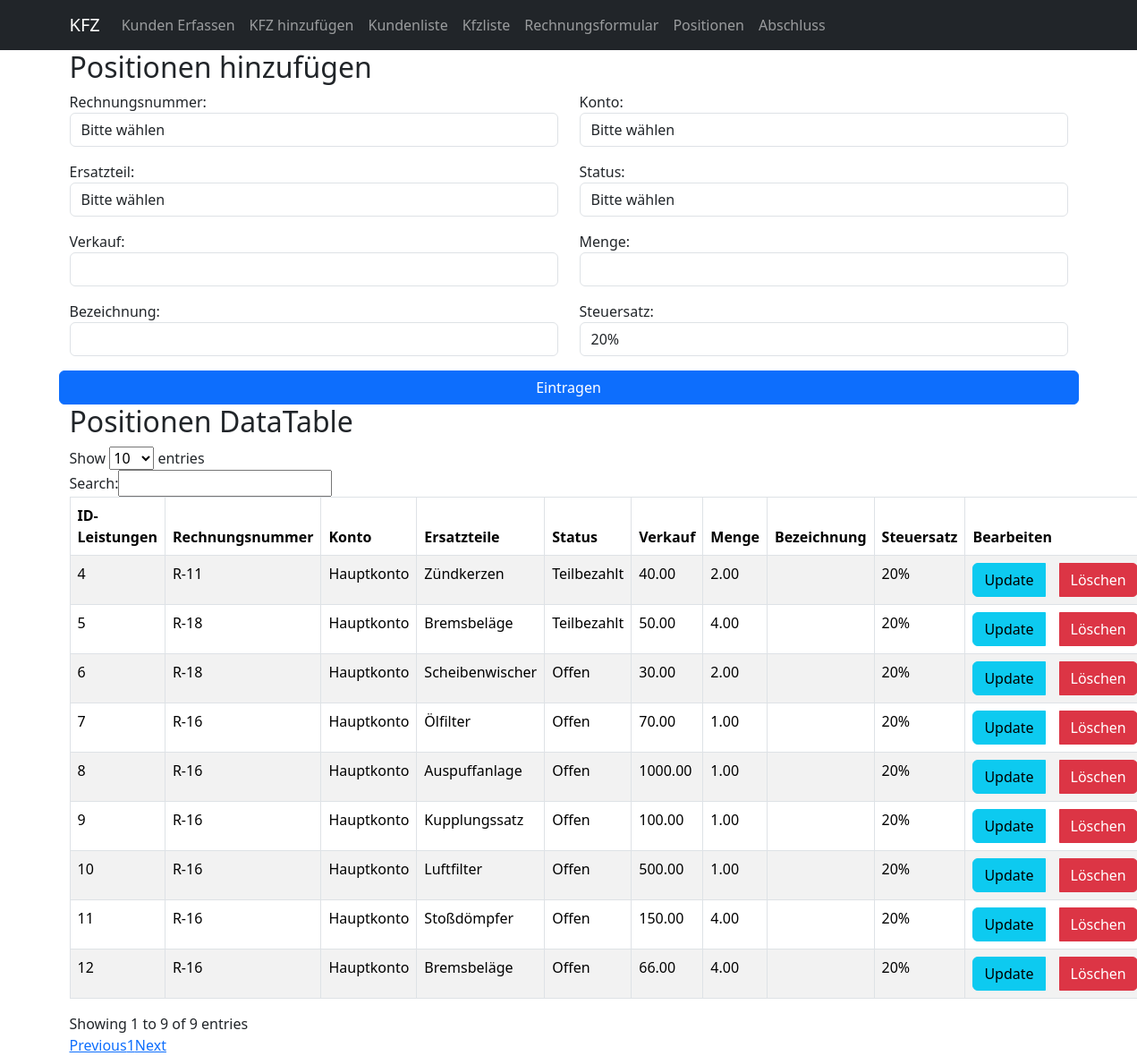
The page /positionen.php on the database its author committed.
### tables this page shows
CREATE TABLE `tbl_leistungen` (
  `IDLeistungen` int(10) NOT NULL,
  `FIDRechnungen` int(10) DEFAULT NULL,
  `FIDKonto` int(10) DEFAULT NULL,
  `FIDErsatzteile` int(10) DEFAULT NULL,
  `FIDStatus` int(10) NOT NULL,
  `Verkauf` decimal(10,2) NOT NULL,
  `Menge` decimal(10,2) NOT NULL,
  `Bezeichnung` varchar(255) NOT NULL,
  `Steuersatz` varchar(255) NOT NULL
);

CREATE TABLE `tbl_rechnungen` (
  `IDRechnungen` int(10) NOT NULL,
  `FIDKfz` int(10) DEFAULT NULL,
  `FIDTaetigkeiten` int(10) DEFAULT NULL,
  `Rechnungsnummer` varchar(20) NOT NULL,
  `Rechnungsdatum` timestamp NOT NULL DEFAULT current_timestamp() ON UPDATE current_timestamp()
);

CREATE TABLE `tbl_konto` (
  `IDKonto` int(10) NOT NULL,
  `Kontobezeichnung` varchar(255) DEFAULT NULL
);

CREATE TABLE `tbl_ersatzteile` (
  `IDErsatzteile` int(10) NOT NULL,
  `FIDLieferant` int(10) NOT NULL,
  `Ersatzteilname` varchar(255) NOT NULL,
  `Einkauf` decimal(10,2) NOT NULL
);

CREATE TABLE `tbl_status` (
  `IDStatus` int(10) NOT NULL,
  `Statusbezeichnung` varchar(255) NOT NULL
);

### positionen.php (the view, shortened to what this page needs)
<?php
require("includes/conn.inc.php");
?>
<!DOCTYPE html>
<html lang="de">
<head>
    <link href="https://cdn.jsdelivr.net/npm/bootstrap@5.3.3/dist/css/bootstrap.min.css" rel="stylesheet">
</head>
<body>
<nav class="navbar navbar-expand-lg navbar-dark bg-dark">
        <div class="container">
            <a class="navbar-brand" href="#">KFZ</a>
            <div class="collapse navbar-collapse" id="navbarNav">
                <ul class="navbar-nav ml-auto">
                    <li class="nav-item">
                        <a class="nav-link" href="kunden.php" >Kunden Erfassen</a>
                    </li>
                    <li class="nav-item">
                        <a class="nav-link" href="kfz.php" >KFZ hinzufügen</a>
                    </li>
                    <li class="nav-item">
                        <a class="nav-link" href="kundenliste.php" >Kundenliste</a>
                    </li>
                    <li class="nav-item">
                        <a class="nav-link" href="kfzliste.php" >Kfzliste</a>
                    </li>
                    <li class="nav-item">
                        <a class="nav-link" href="rechnungsstart.php" >Rechnungsformular</a>
                    </li>
                    <li class="nav-item">
                        <a class="nav-link" href="positionen.php" >Positionen</a>
                    </li>
                    <li class="nav-item">
                        <a class="nav-link" href="positionview.php" >Abschluss</a>
                    </li>
                </ul>
            </div>
        </div>
    </nav>
<div class="container">
    <h2>Positionen hinzufügen</h2>
        <form action="leistungen_insert.php" method="POST">
            <div class="row">
                <div class="col-md-6 mb-3">
                    <label for="id_rechnung">Rechnungsnummer:</label>
                        <select class="form-control" id="id_rechnung" name="rechnung">
                            <option value="">Bitte wählen</option>
                        </select>
                </div>
                <div class="col-md-6 mb-3">
                    <label for="konto">Konto:</label>
                        <select class="form-control" id="konto" name="konto">
                            <option value="">Bitte wählen</option>
                        </select>
                </div>
                <div class="col-md-6 mb-3">
                    <label for="ersatzteile">Ersatzteil:</label>
                        <select class="form-control" id="ersatzteile" name="ersatzteile">
                            <option value="">Bitte wählen</option>
                        </select>
                </div>
                <div class="col-md-6 mb-3">
                    <label for="status">Status:</label>
                    <select class="form-control" id="status" name="status">
                                <option value="">Bitte wählen</option>
                        </select>
                </div>
                <div class="col-md-6 mb-3">
                    <label for="verkauf">Verkauf:</label>
                    <input type="text" class="form-control" id="verkauf" name="verkauf">
                </div>
                <div class="col-md-6 mb-3">
                    <label for="menge">Menge:</label>
                    <input type="text" class="form-control" id="menge" name="menge">
                </div>
                <div class="col-md-6 mb-3">
                    <label for="bezeichnung">Bezeichnung:</label>
                    <input type="text" class="form-control" id="bezeichnung" name="bezeichnung">
                </div>
                <div class="col-md-6 mb-3">
                    <label for="steuersatz">Steuersatz:</label>
                    <input type="text" class="form-control" id="steuersatz" name="steuersatz" value="20%" readonly >
                </div>
                <button type="submit" class="btn btn-primary">Eintragen</button>
            </div>
        </form>
    </div>
<div class="container">
    <h2>Positionen DataTable</h2>
    <table id="leistungenTable" class="table table-striped table-bordered">
        <thead>
            <tr>
                <th>ID-Leistungen</th>
                <th>Rechnungsnummer</th>
                <th>Konto</th>
                <th>Ersatzteile</th>
                <th>Status</th>
                <th>Verkauf</th>
                <th>Menge</th>
                <th>Bezeichnung</th>
                <th>Steuersatz</th>
                <th>Bearbeiten</th>
            </tr>
        </thead>
        <tbody>
        <?php
            $sql = "SELECT * FROM tbl_leistungen";
            $result = $conn->query($sql);
            if ($result->num_rows > 0) {
                while($row = $result->fetch_assoc()) {
                    $rechnungenSql = "SELECT IDRechnungen, Rechnungsnummer FROM tbl_rechnungen WHERE IDRechnungen = " . $row['FIDRechnungen'];
                    $rechnungenResult = $conn->query($rechnungenSql);
                    $rechnungenData = $rechnungenResult->fetch_assoc();
                    $kontoSql = "SELECT IDKonto, Kontobezeichnung FROM tbl_konto WHERE IDKonto = " . $row['FIDKonto'];
                    $kontoResult = $conn->query($kontoSql);
                    $kontoData = $kontoResult->fetch_assoc();
                    $ersatzteileSql = "SELECT IDErsatzteile, Ersatzteilname FROM tbl_ersatzteile WHERE IDErsatzteile = " . $row['FIDErsatzteile'];
                    $ersatzteileResult = $conn->query($ersatzteileSql);
                    $ersatzteileData = $ersatzteileResult->fetch_assoc();
                    $statusSql = "SELECT * FROM tbl_status WHERE IDStatus = " . $row['FIDStatus'];
                    $statusResult = $conn->query($statusSql);
                    $statusData = $statusResult->fetch_assoc();
                    echo "<tr>";
                    echo "<td>".$row['IDLeistungen']."</td>";
                    echo "<td>".$rechnungenData['Rechnungsnummer']."</td>";
                    echo "<td>".$kontoData['Kontobezeichnung']."</td>";
                    echo "<td>".$ersatzteileData['Ersatzteilname']."</td>";
                    echo "<td>".$statusData['Statusbezeichnung']."</td>";
                    echo "<td>".$row['Verkauf']."</td>";
                    echo "<td>".$row['Menge']."</td>";
                    echo "<td>".$row['Bezeichnung']."</td>";
                    echo "<td>".$row['Steuersatz']."</td>";
                    echo "<td>
                            <div class='btn-group'>
                                <button type='button'
                                        class='btn btn-info btn-xs dt-view update_data'
                                        style='margin-right:16px;'
                                        data-bs-toggle='modal'
                                        data-bs-target='#updateData'
                                        onclick=\"update_data_function(
                                             {$row['IDLeistungen']},
                                            '{$rechnungenData['FIDRechnungen']}',
                                            '{$kontoData['FIDKonto']}',
                                            '{$ersatzteileData['FIDErsatzteile']}',
                                            '{$statusData['FIDStatus']}',
                                            '{$row['Verkauf']}',
                                            '{$row['Menge']}',
                                            '{$row['Bezeichnung']}',
                                            '{$row['Steuersatz']}'
                                        )\">Update</button>
                                <button type='button'
                                        class='btn btn-danger btn-xs BTN_delete_datatable'
                                        style='margin-right:16px;'
                                        data-bs-toggle='modal'
                                        data-bs-target='#deleteData_modal'
                                        datatable-id=\"{$row['IDLeistungen']}\">Löschen</button>
                            </div>
                        </td>";
                        echo "</tr>";
                    }
            } else {
                echo "<tr><td colspan='16'>Keine Kunden gefunden</td></tr>";
            }
            ?>
            </tbody>
        </table>
    </div>
</body>
</html>

### rows shown on the page
tbl_leistungen: IDLeistungen "4", FIDRechnungen.Rechnungsnummer "R-11", FIDKonto.Kontobezeichnung "Hauptkonto", FIDErsatzteile.Ersatzteilname "Zündkerzen", FIDStatus.Statusbezeichnung "Teilbezahlt", Verkauf "40.00", Menge "2.00", Steuersatz "20%"
tbl_leistungen: IDLeistungen "5", FIDRechnungen.Rechnungsnummer "R-18", FIDKonto.Kontobezeichnung "Hauptkonto", FIDErsatzteile.Ersatzteilname "Bremsbeläge", FIDStatus.Statusbezeichnung "Teilbezahlt", Verkauf "50.00", Menge "4.00", Steuersatz "20%"
tbl_leistungen: IDLeistungen "6", FIDRechnungen.Rechnungsnummer "R-18", FIDKonto.Kontobezeichnung "Hauptkonto", FIDErsatzteile.Ersatzteilname "Scheibenwischer", FIDStatus.Statusbezeichnung "Offen", Verkauf "30.00", Menge "2.00", Steuersatz "20%"
tbl_leistungen: IDLeistungen "7", FIDRechnungen.Rechnungsnummer "R-16", FIDKonto.Kontobezeichnung "Hauptkonto", FIDErsatzteile.Ersatzteilname "Ölfilter", FIDStatus.Statusbezeichnung "Offen", Verkauf "70.00", Menge "1.00", Steuersatz "20%"
tbl_leistungen: IDLeistungen "8", FIDRechnungen.Rechnungsnummer "R-16", FIDKonto.Kontobezeichnung "Hauptkonto", FIDErsatzteile.Ersatzteilname "Auspuffanlage", FIDStatus.Statusbezeichnung "Offen", Verkauf "1000.00", Menge "1.00", Steuersatz "20%"
tbl_leistungen: IDLeistungen "9", FIDRechnungen.Rechnungsnummer "R-16", FIDKonto.Kontobezeichnung "Hauptkonto", FIDErsatzteile.Ersatzteilname "Kupplungssatz", FIDStatus.Statusbezeichnung "Offen", Verkauf "100.00", Menge "1.00", Steuersatz "20%"
tbl_leistungen: IDLeistungen "10", FIDRechnungen.Rechnungsnummer "R-16", FIDKonto.Kontobezeichnung "Hauptkonto", FIDErsatzteile.Ersatzteilname "Luftfilter", FIDStatus.Statusbezeichnung "Offen", Verkauf "500.00", Menge "1.00", Steuersatz "20%"
tbl_leistungen: IDLeistungen "11", FIDRechnungen.Rechnungsnummer "R-16", FIDKonto.Kontobezeichnung "Hauptkonto", FIDErsatzteile.Ersatzteilname "Stoßdömpfer", FIDStatus.Statusbezeichnung "Offen", Verkauf "150.00", Menge "4.00", Steuersatz "20%"
tbl_leistungen: IDLeistungen "12", FIDRechnungen.Rechnungsnummer "R-16", FIDKonto.Kontobezeichnung "Hauptkonto", FIDErsatzteile.Ersatzteilname "Bremsbeläge", FIDStatus.Statusbezeichnung "Offen", Verkauf "66.00", Menge "4.00", Steuersatz "20%"
